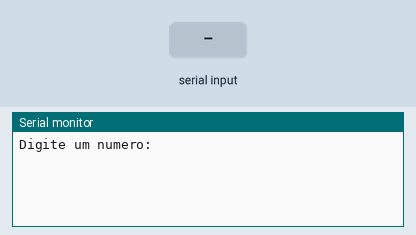
Simulated run of this sketch. Board: Arduino Uno, built with avr-gcc and run on an emulated ATmega328P. Parts: the last lines printed to the serial monitor. Inputs (shaded band) come from the test bench.

Above: at 1.2 s.
1.3 s: "90,45\n" received over Serial
At 1.9 s:
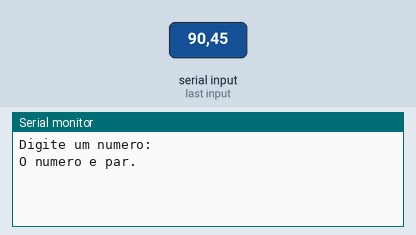
At 4.9 s:
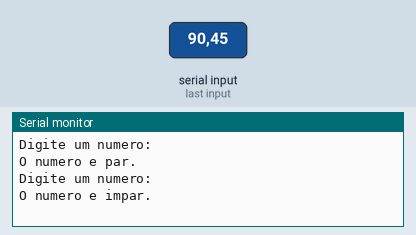

Measured:
- after the input at 1.3 s, the serial monitor: prints a new line at once (image 1)

The sketch:

if_simples_e_composto_121.ino
```cpp
/*
Faça um programa que receba um número do usuário e informe se este
número é par ou ímpar.
*/

// C++ code
//

void setup() {
  Serial.begin(9600);
}

void loop() {
  int numero = 0;

  Serial.println("Digite um numero:");
  while (!Serial.available());
  numero = Serial.parseInt();

  if (numero % 2 == 0) {
    Serial.println("O numero e par.");
  } else {
    Serial.println("O numero e impar.");
  }

  Serial.println();
  delay(3000);
}
```
